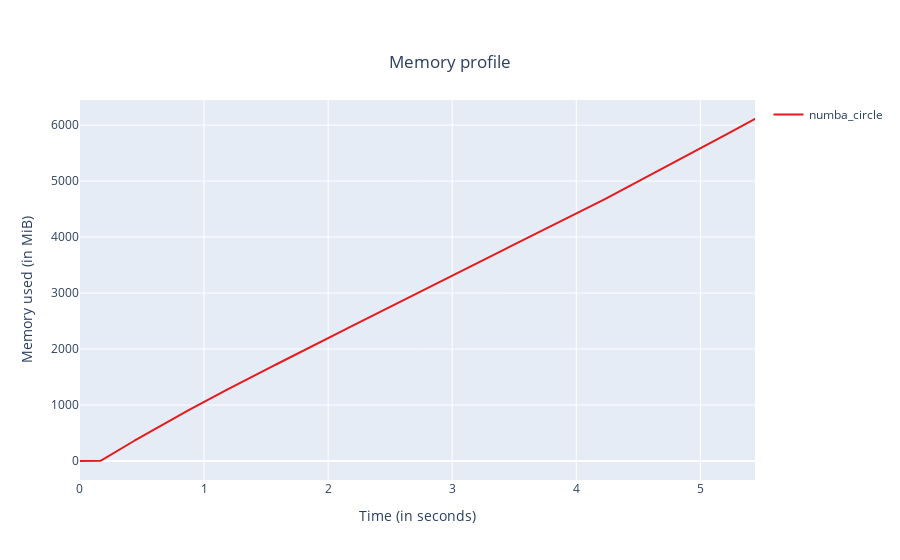

The notebook cell this image was saved under:
### Code cell
%mprof_plot numba_circle

### Figure 1 — Plotly figure (JSON) as saved in the notebook; plotly's stock layout.template omitted (floating-point values rounded to 4 significant figures; data arrays with more than 128 entries replaced by an {"elided": "..."} marker saying what was removed)
{"data": [{"legendgroup": "0", "line": {"dash": "solid"}, "marker": {"color": "rgb(228,26,28)"}, "mode": "lines", "name": "numba_circle", "x": {"elided": "495 float values"}, "y": {"elided": "495 float values"}, "type": "scatter"}], "layout": {"xaxis": {"title": {"text": "Time (in seconds)"}}, "yaxis": {"title": {"text": "Memory used (in MiB)"}}, "title": {"text": "Memory profile", "y": 0.9, "x": 0.5, "xanchor": "center", "yanchor": "top"}, "showlegend": true}}
